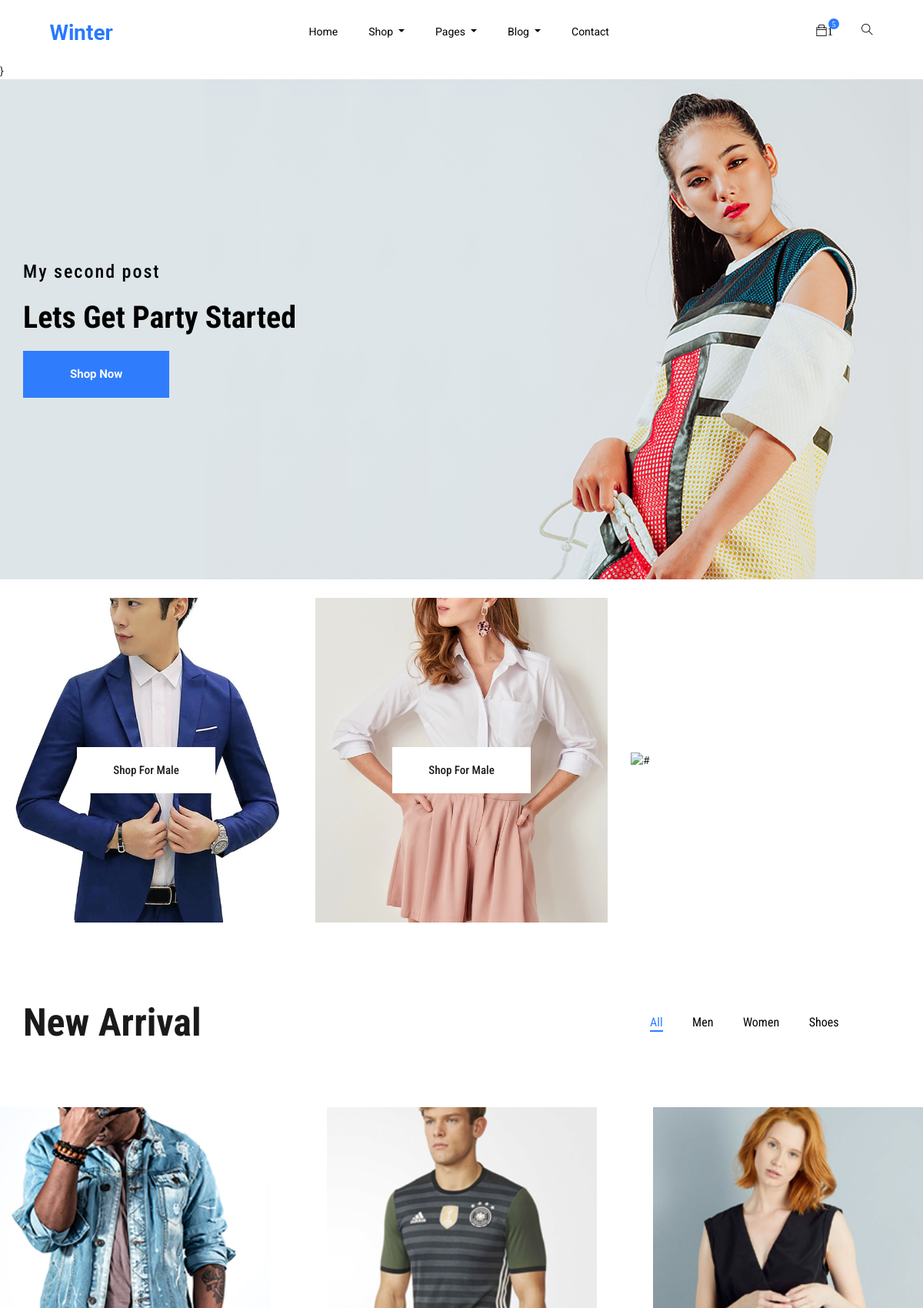
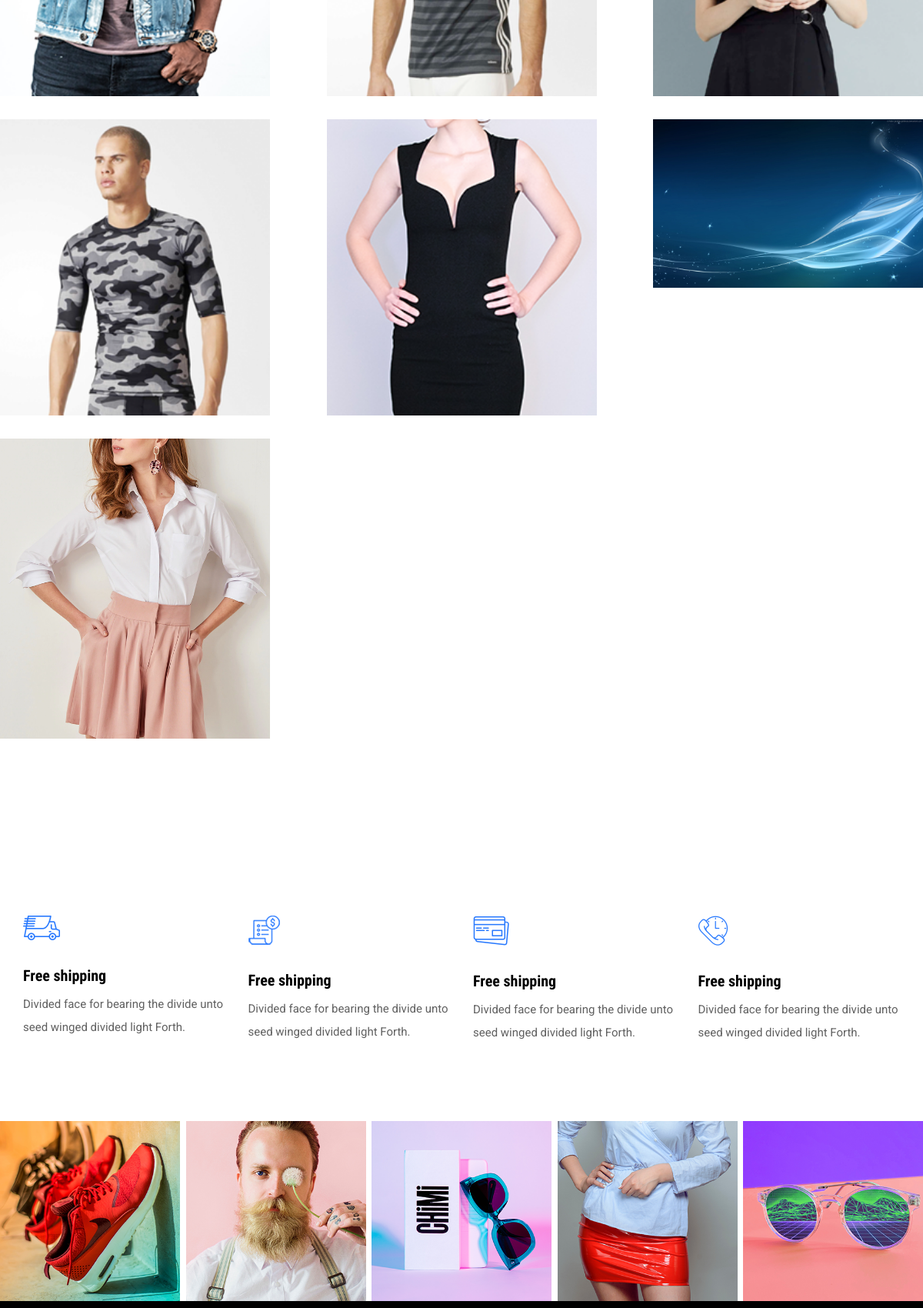
The page / (upper part) on the database its author committed (2 pictures, top to bottom).
### homepage/models.py (models this page shows, shortened)
class homepageinfo(models.Model):
    title = models.CharField(max_length=40)
    subtitle = models.CharField(max_length=40)
    banner = models.ImageField()
    date_updated = models.DateTimeField(auto_now_add=True)

### store/models.py (models this page shows, shortened)
class Product(models.Model):
    name = models.CharField(max_length=100)
    price = models.FloatField(max_length=10)
    description = models.CharField(max_length=100)
    availability= models.BooleanField(default=True)
    category = models.ManyToManyField(ProductCategory)
    image = models.ImageField(null=True,blank=True)
    digital = models.BooleanField(default=False,null=True,blank=True)
    @property
    def ImageUrl(self):
        try :
            url = self.image.url
        except:
            url = ''
        return url

### homepage/views.py (the view)
# urls.py: path('',index,name='index')
def index(request):
    product_list = Product.objects.all()
    data = homepageinfo.objects.latest('date_updated')
    if request.user.is_authenticated:
        customer = request.user.customer
        order, created = Order.objects.get_or_create(customer = customer , complete= False)
        items = order.orderitem_set.all()
        cartItems = order.get_cart_items
    else :
        items = []
        order = {'get_cart_total':0,
                'get_cart_items' :1
                }
        cartItems = order['get_cart_items']
    context = {
        'products' : product_list,
        'cartItems':cartItems,
        'data' : data
    }
    return render(request,'index.html',context)

### templates/index.html (shortened to what this page needs)
{% extends 'base.html' %}
{% load static %}
{% block content %}
    }
    <section class="banner_part" style ='background-image: url("{{ data.banner.url }}") !important;'>
        <div class="container">
            <div class="row align-items-center">
                <div class="col-lg-7">
                    <div class="banner_slider">
                        <div class="single_banner_slider">
                            <div class="banner_text">
                                <div class="banner_text_iner">
                                    <h5>{{ data.title }}</h5>
                                    <h1>{{ data.subtitle }}</h1>
                                    <a href="store" class="btn_1">shop now</a>
                                </div>
                            </div>
                        </div>
                    </div>
                </div>
            </div>
        </div>
    </section>
    <section class="feature_part pt-4">
        <div class="container-fluid p-lg-0 overflow-hidden">
            <div class="row align-items-center justify-content-between">
                <div class="col-lg-4 col-sm-6">
                    <div class="single_feature_post_text">
                        <div class="hover_text">
                            <a href="store" class="btn_2">shop for male</a>
                        </div>
                    </div>
                </div>
                <div class="col-lg-4 col-sm-6">
                    <div class="single_feature_post_text">
                        <div class="hover_text">
                            <a href="store" class="btn_2">shop for male</a>
                        </div>
                    </div>
                </div>
                <div class="col-lg-4 col-sm-6">
                    <div class="single_feature_post_text">
                        <img src=" {% static 'img/feature_3.png' %}" alt="#">
                        <div class="hover_text">
                            <a href="store" class="btn_2">shop for male</a>
                        </div>
                    </div>
                </div>
            </div>
        </div>
    </section>
    <section class="new_arrival section_padding">
        <div class="container">
            <div class="row align-items-center">
                <div class="col-lg-8">
                    <div class="arrival_tittle">
                        <h2>new arrival</h2>
                    </div>
                </div>
                <div class="col-lg-4">
                    <div class="arrival_filter_item filters">
                        <ul>
                            <li class="active controls" data-filter="*">all</li>
                            <li class="controls" data-toggle=".men">men</li>
                            <li class="controls" data-toggle=".women">women</li>
                            <li class="controls" data-toggle=".shoes">shoes</li>
                        </ul>
                    </div>
                </div>
            </div>
        </div>
        <div class="container-fluid">
            <div class="row">
                <div class="col-lg-12">
                    <div class="new_arrival_iner filter-container">
                            {% for product in products %}
                            <div class="single_arrivel_item weidth_3 mix shoes">
                                <img src="{{ product.ImageUrl }}" alt="#">
                            </div>
                            {% endfor %}
                    </div>
                </div>
            </div>
        </div>
    </section>
    <section class="shipping_details section_padding">
        <div class="container">
            <div class="row">
                <div class="col-lg-3 col-sm-6">
                    <div class="single_shopping_details">
                        <img src=" {% static 'img/icon/icon_1.png' %}" alt="">
                        <h4>Free shipping</h4>
                        <p>Divided face for bearing the divide unto seed winged divided light Forth.</p>
                    </div>
                </div>
                <div class="col-lg-3 col-sm-6">
                    <div class="single_shopping_details">
                        <img src=" {% static 'img/icon/icon_2.png' %}" alt="">
                        <h4>Free shipping</h4>
                        <p>Divided face for bearing the divide unto seed winged divided light Forth.</p>
                    </div>
                </div>
                <div class="col-lg-3 col-sm-6">
                    <div class="single_shopping_details">
                        <img src=" {% static 'img/icon/icon_3.png' %}" alt="">
                        <h4>Free shipping</h4>
                        <p>Divided face for bearing the divide unto seed winged divided light Forth.</p>
                    </div>
                </div>
                <div class="col-lg-3 col-sm-6">
                    <div class="single_shopping_details">
                        <img src=" {% static 'img/icon/icon_4.png' %}" alt="">
                        <h4>Free shipping</h4>
                        <p>Divided face for bearing the divide unto seed winged divided light Forth.</p>
                    </div>
                </div>
            </div>
        </div>
    </section>
{% endblock content %}

### rows shown on the page
homepageinfo: banner (picture), title "My second post", subtitle "Lets Get Party Started"
Product: ImageUrl (picture)
Product: ImageUrl (picture)
Product: ImageUrl (picture)
Product: ImageUrl (picture)
Product: ImageUrl (picture)
Product: ImageUrl (picture)
Product: ImageUrl (picture)

### other values the page prints
{{ cartItems }} "1"
